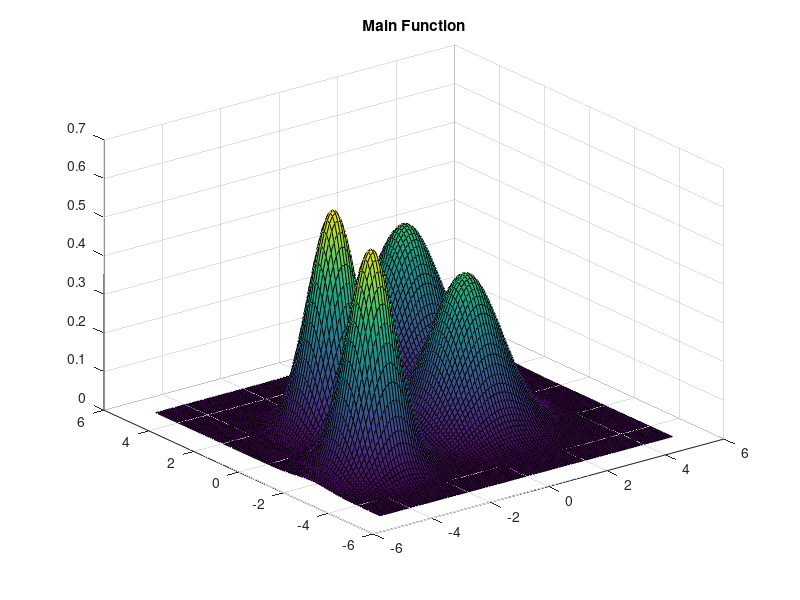
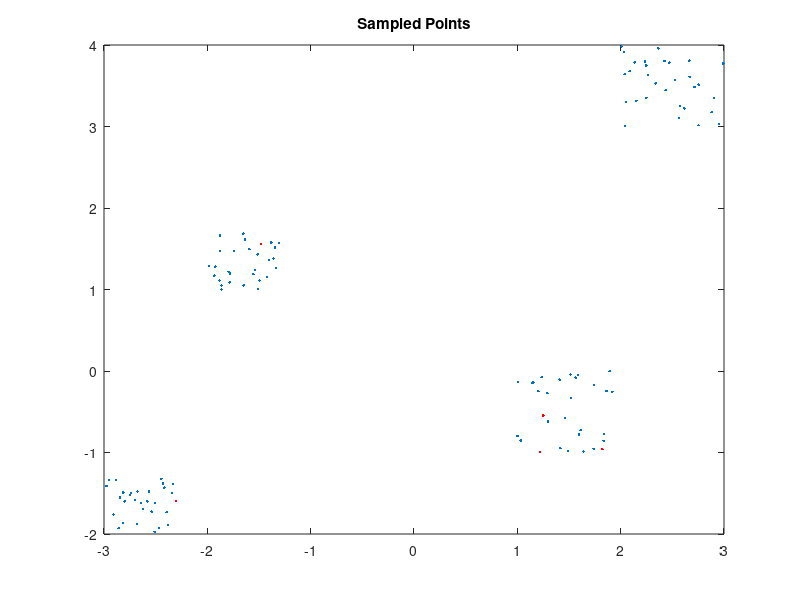
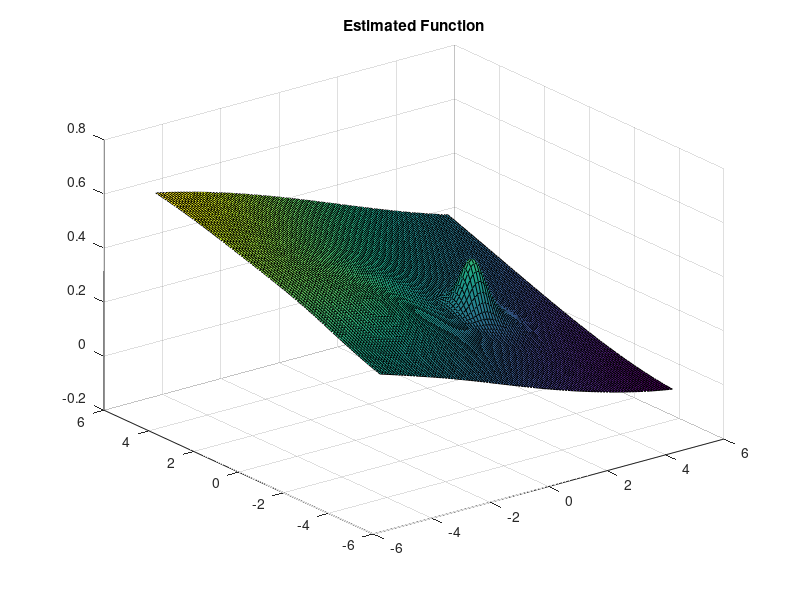

Write MATLAB code to recreate these figures, in order.
%% Gaussian Functions Aproximation using Self Oorganizing Map(SOM) and Radial Basis Function(RBF)
% Choosing centers in random way...
%  Saeid_Moradi -> saeid.moradi436@gmail.com

clc;
clear all;
close all;

%% Make Functions

x = -5:0.1:5;
y = -5:0.1:5;

q1 = 1;        % Sigma For The First Gaussian Function
q2 = 1;        % Sigma For The Second Gaussian Function
q3 = .7;       % Sigma For The Third Gaussian Function
q4 = .7;       % Sigma For The Forth Gaussian Function

u1 = [2;3];    % Center For The First Gaussian Function
u2 = [1,-1];   % Center For The Second Gaussian Function
u3 = [-3;-2];  % Center For The Third Gaussian Function
u4 = [-2,1];   % Center For The Forth Gaussian Function

[X,Y] = meshgrid(x,y);

Func1 = (1/(q1.*sqrt(2.*pi))).*exp(-((X-u1(1)).^2+(Y-u1(2)).^2)/(2*q1.^2)); % First Gaussian Function
Func2 = (1/(q2.*sqrt(2.*pi))).*exp(-((X-u2(1)).^2+(Y-u2(2)).^2)/(2*q2.^2)); % Second Gaussian Function
Func3 = (1/(q3.*sqrt(2.*pi))).*exp(-((X-u3(1)).^2+(Y-u3(2)).^2)/(2*q3.^2)); % Third Gaussian Function
Func4 = (1/(q4.*sqrt(2.*pi))).*exp(-((X-u4(1)).^2+(Y-u4(2)).^2)/(2*q4.^2)); % Forth Gaussian Function

SumFunc = Func1 + Func2 + Func3 + Func4; % Sum Of Gaussian Functions


figure(1);
surf(X,Y,SumFunc);
title('Main Function')

%% Sampling The Gaussian Functions

Sample1 = [u1(1) + q1*rand(1,30); u1(2) + q1*rand(1,30)]; %Samplin First Function
Sample2 = [u2(1) + q2*rand(1,30); u2(2) + q2*rand(1,30)]; %Samplin Second Function
Sample3 = [u3(1) + q3*rand(1,30); u3(2) + q3*rand(1,30)]; %Samplin Third Function
Sample4 = [u4(1) + q4*rand(1,30); u4(2) + q4*rand(1,30)]; %Samplin Fourth Function

Samples = [Sample1 Sample2 Sample3 Sample4];   % Sampling Data

XSampling = Samples(1,:);
YSampling = Samples(2,:);

F1 = (1/(q1.*sqrt(2.*pi))).*exp(-((XSampling-u1(1)).^2 + (YSampling-u1(2)).^2)/(2*q1.^2));
F2 = (1/(q2.*sqrt(2.*pi))).*exp(-((XSampling-u2(1)).^2 + (YSampling-u2(2)).^2)/(2*q2.^2));
F3 = (1/(q3.*sqrt(2.*pi))).*exp(-((XSampling-u3(1)).^2 + (YSampling-u3(2)).^2)/(2*q3.^2));
F4 = (1/(q4.*sqrt(2.*pi))).*exp(-((XSampling-u4(1)).^2 + (YSampling-u4(2)).^2)/(2*q4.^2));

Target = F1 + F2 + F3 + F4;   % Targets


figure(2);
plot(Samples(1,:),Samples(2,:),'.');
title('Sampled Points')

%% Find Centers With SOM
H = input('Number Of RBF Hidden Neurons = ');    % NUMBER OF RBF NEURONS
Centers = zeros(2,H);

Random = randperm(120);
Centers(:,1:H) = Samples(:,Random(1:H));

hold on
plot(Centers(1,:),Centers(2,:),'r.');
%% Find Nearest Center For Each Case of 120 Cases

Distance = zeros(120,H);
for i = 1 : H
 
    Diffs = bsxfun(@minus, Samples, Centers(:,i)); % Subtract Centroid i From All Data
    SqrdDiffs = Diffs .^ 2;                        % Square The Differences
    Distance(:, i) = sum(SqrdDiffs, 1);            % Take The Sum Of The Squared Differences

end

[MinVals,Memberships] = min(Distance, [], 2);

%% Find BETA = 1./(2.*sigma.^2)

Sigma = zeros(1,H);

 for i = 1:H
     
     Center1 = Centers(:,i);                   % Select The Cluster Center
     Members = Samples(:,(Memberships' == i)); % Select All Of The Members Of This Cluster
     
     Differences = bsxfun(@minus, Members, Center1); % Subtract The Center Vector From Each Of The Member Vectors
     SqrdDifferences = sum(Differences .^ 2, 2);     % Take The Sum Of The Squared Differences
     Eucdistances = sqrt(SqrdDifferences);           % Take The Square Root To Get The Euclidean Distance
     Sigma(1,i) = mean(Eucdistances) + .01;          % Compute The Tverage Euclidean Distance And Use This As Sigma
 
 end
    
    % Compute The Beta Values From The Sigma
    Beta = 1./(2.*Sigma.^2);
    
%% Find Activated Values Of Hidden Neurons.

ActiveData = zeros(120,H);

for i = 1 : 120
    
    Input = Samples(:,i);
    Diffs = bsxfun(@minus, Centers, Input); % Get the activation for all RBF neurons for this input.
    SqrdDists = sum(Diffs .^ 2, 1);
    ActiveData(i, :) = exp(-Beta .* SqrdDists);

end

ActiveData = [ones(120, 1), ActiveData]; % Add Bias

%% Find Weights From Hidden To OutPut (Thetas)

Theta(:,1) = pinv(ActiveData' * ActiveData) * ActiveData' * Target';
        
%% Find MSE 

OutPut = zeros(1,120);

for i = 1:120
    
    Input = Samples(:,i);         
    Diffs = bsxfun(@minus, Centers, Input);
    SqrdDists = sum(Diffs .^ 2, 1);
    
    Phis = [1 exp(-Beta .* SqrdDists)]; % Calculate Activated Values And Add A Bias.
    OutPut(1,i) = Phis*Theta;           % Apply The Weights

end

Ejj= ( Target-OutPut) .^ 2 ;
rmSE=sqrt(mean(mean(Ejj)));  % Total RMSE
display(['Total RMSE = ',num2str(rmSE)]);
        
%% Estimation Of The Finction Using Found Centers, Betas And Thetas

xff=-5:0.1:5;
yff=-5:0.1:5;
sIze1=size(xff);
sIze2=size(yff);       
Estimated=zeros(sIze1(2),sIze2(2));
[XFF,YFF]=meshgrid(xff,yff);

for i=1:sIze1(2);
    for j=1:sIze2(2);
        
        Input=[XFF(i,j);YFF(i,j)];
        Diffs = bsxfun(@minus, Centers, Input);
        SqrdDists = sum(Diffs .^ 2, 1);
        Phis = [1 exp(-Beta .* SqrdDists)]; % Calculate Activated Values And Add A Bias.
        Estimated(i,j) = Phis*Theta;        %Apply The Weights.
    
    end
end

figure(3);
surf(XFF,YFF,Estimated);
title('Estimated Function')